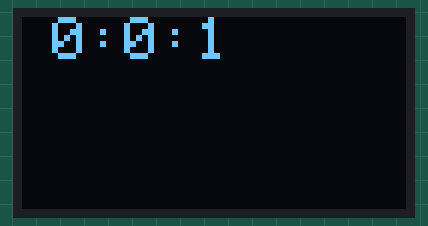
Bench run of a sketch on a simulated Arduino Uno, built with avr-gcc and run on an emulated ATmega328P. On the bench: 128×64 one-colour display. What the sketch prints to the serial monitor is not drawn.

Above: at 0.9 s.
At 5.3 s:
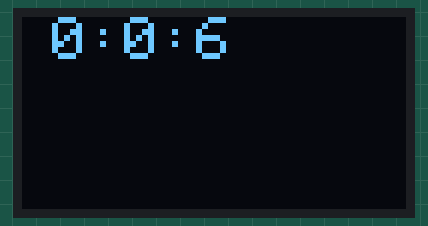
At 10.4 s:
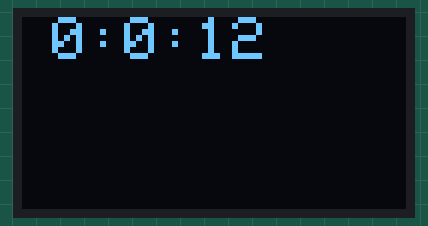
At 20.0 s:
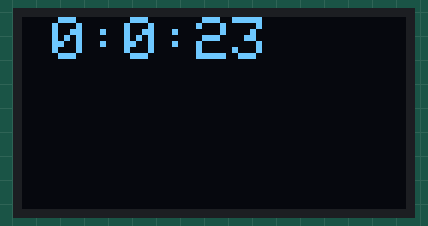
At 29.5 s:
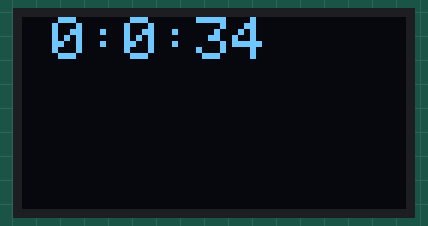
At 39.0 s:
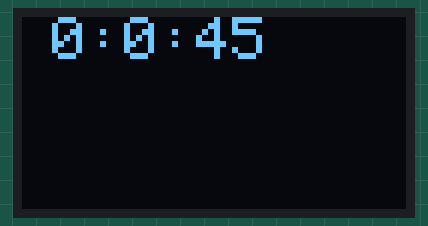

The sketch:

Both.ino
```cpp
#include <Adafruit_SSD1306.h>
#include <splash.h>

#include <Adafruit_GFX.h>
#include <Adafruit_SPITFT_Macros.h>
#include <gfxfont.h>
#include <Adafruit_SPITFT.h>

#include <Stepper.h>
#include <Adafruit_SSD1306.h>

#include <SPI.h>
#include <Wire.h>
#include <Adafruit_GFX.h>
#include <Adafruit_SSD1306.h>

#define OLED_RESET 4
Adafruit_SSD1306 display(OLED_RESET);

#define NUMFLAKES 10
#define XPOS 0
#define YPOS 1
#define DELTAY 2


#define LOGO16_GLCD_HEIGHT 16
#define LOGO16_GLCD_WIDTH  16


#define SCREEN_WIDTH 128 // OLED display width, in pixels
#define SCREEN_HEIGHT 64


/*==============================================================================*
* please read the README.md file                                                *
*                                                                               *
* to compile and run use:                                                       *
* clear;g++ decimal.cpp -o decimal; "/home/test/Downloads/clock/"decimal        *
*
* reference-
* https://create.arduino.cc/projecthub/goveil1/westminster-chiming-clock-with-weather-and-date-8c9b80?ref=platform&ref_id=424_trending___&offset=22
*===============================================================================    */
  //declare counters
    int std_sec=0;int dec_sec=0;int std_min=0;int dec_min=0;int std_hr=0;int dec_hr=0;int duration=0;
    //declare timers
    int start= millis();int std_start= millis();int dec_start= millis();int current= millis();
    String dec_str =String(dec_hr+":"+dec_min);
    String std_str =String(std_hr+":"+std_min);
void setup() {

    dec_str = dec_hr+":"+dec_min;
    dec_str=dec_str+":"+dec_sec;
    std_str=std_hr+":"+std_min;
    std_str = std_str+":"+std_sec;
    Serial.begin(9600);
    display.begin(SSD1306_SWITCHCAPVCC, 0x3C);
   // display.display();
    display.clearDisplay();
    display.setTextSize(2);
    display.setCursor(10,10);
    display.setTextColor(BLACK, WHITE); // 'inverted' text
    display.println(3.141592);
    display.println("| \tDecimal \t\t| \tStandard\t\t| \tClock \t\t|\n");
    //Serial.print("|=======================|=======================|=======================|\n");
    //loop();
}

void loop() {
  //set current time and elapsed time
        current = millis();
        duration =(current-start);
        //increment standard time
        if(current-std_start >=1000){
            std_start = millis()-(1000-(current-std_start));
              if(std_sec==60){
                std_sec=0;
                if(std_min==60){
                    std_min=0;
                    if(std_hr==24){
                        std_hr=0;
                    }else{
                        std_hr++;
                    }
                }else{
                    std_min++;
                }
            }else{
                std_sec++;
            }
        }
        //increment decimal time
        if(current-dec_start >=864){
            dec_start = millis()-(864-(current-dec_start));
            if(dec_sec==100){
                dec_sec=0;
                if(dec_min==100){
                    dec_min=0;
                    if(dec_hr==10){
                        dec_hr=0;
                    }else{
                        dec_hr++;
                    }
                }else{
                    dec_min++;
                }
            }else{
                dec_sec++;
            }
            dec_str = String(dec_hr)+":"+String(dec_min)+":"+String(dec_sec);
            std_str = String(std_hr)+":"+String(std_min)+":"+String(std_sec);
            //print time in columns
            Serial.print("| Decimal= ");
            Serial.print(dec_str);
            Serial.print("\t\t| Standard= ");
            Serial.print(std_str);
            Serial.print("\t\t| Clock= ");
            Serial.print(duration);
            Serial.print("  \t\t|\n");
            display.setTextSize(2);
  display.setTextColor(WHITE);
  display.setCursor(10,0);
  display.clearDisplay();
  display.println(dec_str);
  display.display();
            //display.drawPixel(10, 10, WHITE);
            display.display();
        }
}
```

Measured:
- what the display in image 0 shows lasts 0.9 s, from 0.9 s to 1.8 s
